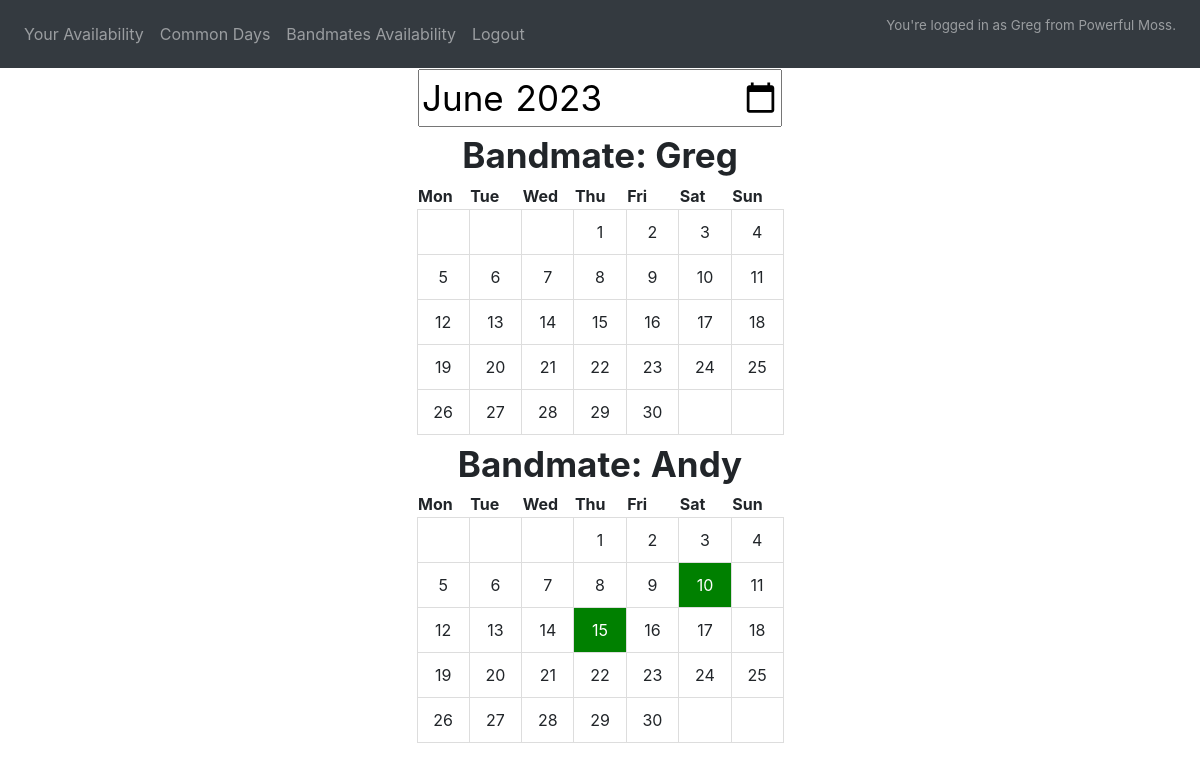
Screenshot of /bandmates (signed in) with the database file from the repository.
### website/models.py (models this page shows)
class User(db.Model, UserMixin):
    id = db.Column(db.Integer, primary_key=True)
    email = db.Column(db.String(150), unique=True)
    password = db.Column(db.String(150))
    first_name = db.Column(db.String(150))
    band = db.Column(db.String(150))
    availability = db.relationship("Availability")
    bandmates = {}

### website/views.py (the view)
@views.route('/bandmates', methods=['GET', 'POST'])
@login_required
def bandmates():
    form_date = get_date(request.args.get('mdate', datetime.now().strftime("%Y-%m")))
    cal = monthcalendar(form_date[0], form_date[1])
    bandmates_availabilities = {current_user.bandmates[bandmate]:availabilities(form_date[1], user=User.query.filter_by(email=bandmate).first()) for bandmate in current_user.bandmates}
    return render_template('bandmates.html', cal=cal, month=form_date[1], year=form_date[0], user=current_user, bandmates_availabilities=bandmates_availabilities)

### website/__init__.py (called while the page is built)
def create_app():
    app = Flask(__name__)
    app.config["SECRET_KEY"] = "yoursecretkey"
    app.config['SQLALCHEMY_DATABASE_URI'] = 'sqlite:///calendar.db'
    db.init_app(app)  # need to do this because db was constructed without an app
    from .models import User, Availability
    with app.app_context():
        db.create_all()
    from .auth import auth
    from .views import views
    app.register_blueprint(auth, url_prefix="/")
    app.register_blueprint(views, url_prefix="/")
    login_manager = LoginManager()
    login_manager.login_view = "auth.login"
    login_manager.init_app(app)
    @login_manager.user_loader
    def load_user(id):
        user = User.query.get(int(id))
        user.bandmates = {}
        query = User.query.filter_by(band=user.band).all()
        for name in query:
            user.bandmates[name.email] = name.first_name
        return user
    return app

### website/views.py (called while the page is built)
def availabilities(month, user=current_user):
    days = [int(day[0])
            for day in db.session.query(Availability.day).where(Availability.month == str(month),
                                                                Availability.user_id == str(user.id))]
    return days

def get_date(input=datetime.now().strftime("%Y-%m")):
    try:
        year, month = input.split("-")
        output = [int(year), int(month)]
    except:
        year, month = datetime.now().strftime("%Y-%m").split("-")
        output = [int(year), int(month)]
    return output

### website/templates/bandmates.html (shortened to what this page needs)
{% extends "base.html" %}
{% block content %}
    <form id="monthview" method="get" action="/bandmates">
        <table>
            <tr>
                <th class="heading" colspan="100%">
                    <input id="mdate" type="month" name="mdate" value="{{ year }}-{{ '%02d'|format(month) }}" oninput="this.form.submit()">
                    {% set monthNames = ["January", "February", "March", "April", "May", "June", "July", "August", "September", "October", "November", "December" ] %}
                    {% set monthName = monthNames[month - 1] %}
                </th>
            </tr>
    </form>
        {% for bandmate in bandmates_availabilities %}
            <tr>
                <th class="heading" colspan="100%">Bandmate: {{ bandmate }}
                </th>
            </tr>
            <tr>
                <th>Mon</th>
                <th>Tue</th>
                <th>Wed</th>
                <th>Thu</th>
                <th>Fri</th>
                <th>Sat</th>
                <th>Sun</th>
            </tr>
            {% set selected_dates = [] %}
            {% for availability in bandmates_availabilities[bandmate] %}
                {% set _ = selected_dates.append(availability) %}
            {% endfor %}
            {% for week in cal %}
                <tr>
                    {% for day in week %}
                        {% if day == 0 %}
                            <td></td>
                        {% else %}
                            <td
                                {% if day in selected_dates %}
                                    class="selected"
                                {% endif %}>{{ day }}</td>
                        {% endif %}
                    {% endfor %}
                </tr>
            {% endfor %}
                <th class="heading" colspan="100%">
                </th>
        {% endfor %}
{% endblock %}

### website/templates/base.html (shortened to what this page needs)
<!DOCTYPE html>
<html lang="en">
<head>
     <link
        rel="stylesheet"
        href="https://stackpath.bootstrapcdn.com/bootstrap/4.4.1/css/bootstrap.min.css"
    />
    <link
      rel="stylesheet"
      href="https://stackpath.bootstrapcdn.com/font-awesome/4.7.0/css/font-awesome.min.css"
    />
</head>
<body>
    <nav class="navbar navbar-expand-lg navbar-dark bg-dark">
        <div class="collapse navbar-collapse" id="navbar">
            <div class="navbar-nav">
                {% if user.is_authenticated %}
                <a class="nav-item nav-link" id="home" href="/">Your Availability</a>
                <a class="nav-item nav-link" id="common" href="/available">Common Days</a>
                <a class="nav-item nav-link" id="bandmates" href="/bandmates">Bandmates Availability</a>
                <a class="nav-item nav-link" id="logout" href="/logout">Logout</a>
                {% else %}
                <a class="nav-item nav-link" id="login" href="/login">Login</a>
                <a class="nav-item nav-link" id="sign-up" href="/sign-up">Sign-up</a>
                {% endif %}
            </div>
            {% if user.is_authenticated %}
                <div class="navbar-nav"
                        style="margin-left: auto;
                            margin-right: 0;">
                    <p class="nav-item nav-link" style="font-size: smaller;">You're logged in as {{ user['first_name'] }} from {{ user['band'] }}.</p>
                </div>
            {% endif %}
        </div>
    </nav>
    <div class="container">
        {% block content%}
        {% endblock %}
    </div>
</body>
</html>

### website/templates/bandmates.html (style rules this page uses)
table { border-collapse: collapse; margin: auto; }
td { padding: 10px; border: 1px solid #ddd; text-align: center; }
th.heading { text-align: center; font-size: 35px; }
td.selected { background-color: #008000; color: #fff; }

### rows the page displays
User: first_name "Greg", band "Powerful Moss", week "1" "2" "3" "4" "5" "6" "7" "8" "9" "10" "11" "12" "13" "14" "15" "16" "17" "18" "19" "20" "21" "22" "23" "24" "25" "26" "27" "28" "29" "30"
User: first_name "Andy", week "1" "2" "3" "4" "5" "6" "7" "8" "9" "10" "11" "12" "13" "14" "15" "16" "17" "18" "19" "20" "21" "22" "23" "24" "25" "26" "27" "28" "29" "30"
